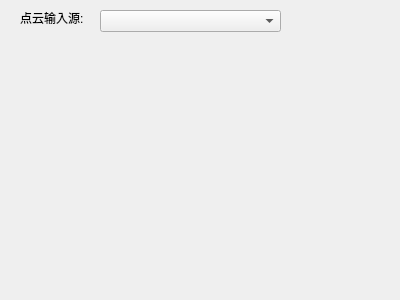
<?xml version="1.0" encoding="UTF-8"?>
<ui version="4.0">
 <class>pcPoaslForm</class>
 <widget class="QWidget" name="pcPoaslForm">
  <property name="geometry">
   <rect>
    <x>0</x>
    <y>0</y>
    <width>400</width>
    <height>300</height>
   </rect>
  </property>
  <property name="windowTitle">
   <string>Form</string>
  </property>
  <widget class="QLabel" name="label">
   <property name="geometry">
    <rect>
     <x>20</x>
     <y>10</y>
     <width>71</width>
     <height>16</height>
    </rect>
   </property>
   <property name="text">
    <string>点云输入源:</string>
   </property>
  </widget>
  <widget class="QComboBox" name="SelectLinker">
   <property name="geometry">
    <rect>
     <x>100</x>
     <y>10</y>
     <width>181</width>
     <height>22</height>
    </rect>
   </property>
  </widget>
 </widget>
 <resources/>
 <connections/>
</ui>
